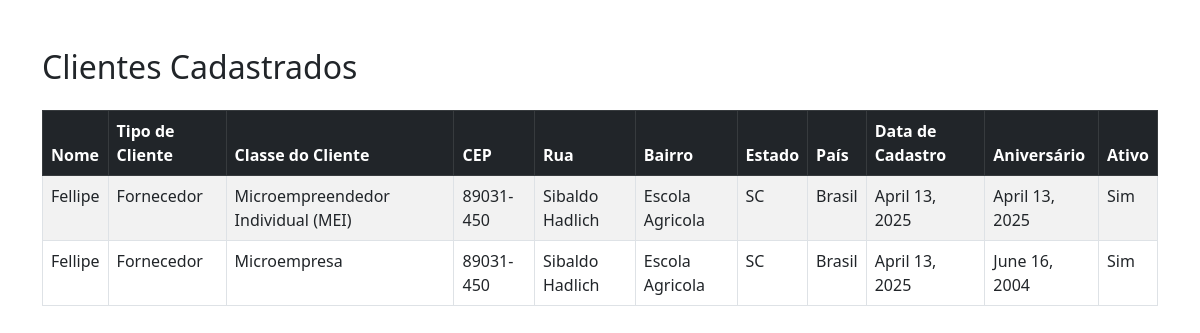
Page /Listar_Clientes/ on the committed database.
### Clientes/models.py (models this page shows)
class Cliente(models.Model):
    Nome = models.CharField(max_length=150)
    Tipo_Cliente = models.ForeignKey(Tipo_Cliente,on_delete=models.CASCADE, related_name="Tipo")
    Endereco_Cliente = models.ForeignKey(Endereco, on_delete=models.CASCADE, related_name="Endereco")
    Classe_Cliente = models.ForeignKey(Classe_Cliente,on_delete=models.CASCADE, related_name="Tipo")
    Data_Cadastro = models.DateField()
    Aniversario_Cliente = models.DateField()
    Ativo = models.BooleanField(default=True)

class Tipo_Cliente(models.Model):
    Descricao = models.CharField(max_length=255)

class Classe_Cliente(models.Model):
    Descricao = models.CharField(max_length=50)

class Endereco(models.Model):
    CEP = models.CharField(max_length=20)
    Rua = models.CharField(max_length=100)
    Bairro = models.CharField(max_length=100)
    Estado = models.CharField(max_length=100)
    Pais = models.CharField(max_length=100)

### Clientes/views.py (the view)
# urls.py: path('Listar_Clientes/', views.Listar_Clientes, name='Listar_Clientes'),
def Listar_Clientes(request):
    clientes = Cliente.objects.select_related(
        'Tipo_Cliente', 'Classe_Cliente', 'Endereco_Cliente'
    ).order_by('Nome')  # Ordena por nome, por exemplo
    return render(request, "Clientes/Listar_Clientes.html", {"clientes": clientes})

### Clientes/templates/Clientes/Listar_Clientes.html (shortened to what this page needs)
<!DOCTYPE html>
<html lang="pt-br">
<head>
    <link href="https://cdn.jsdelivr.net/npm/bootstrap@5.3.0/dist/css/bootstrap.min.css" rel="stylesheet">
</head>
<body class="container mt-5">
    <h2 class="mb-4">Clientes Cadastrados</h2>
    <table class="table table-striped table-bordered">
        <thead class="table-dark">
            <tr>
                <th>Nome</th>
                <th>Tipo de Cliente</th>
                <th>Classe do Cliente</th>
                <th>CEP</th>
                <th>Rua</th>
                <th>Bairro</th>
                <th>Estado</th>
                <th>País</th>
                <th>Data de Cadastro</th>
                <th>Aniversário</th>
                <th>Ativo</th>
            </tr>
        </thead>
        <tbody>
            {% for cliente in clientes %}
            <tr>
                <td>{{ cliente.Nome }}</td>
                <td>{{ cliente.Tipo_Cliente.Descricao }}</td>
                <td>{{ cliente.Classe_Cliente.Descricao }}</td>
                <td>{{ cliente.Endereco_Cliente.CEP }}</td>
                <td>{{ cliente.Endereco_Cliente.Rua }}</td>
                <td>{{ cliente.Endereco_Cliente.Bairro }}</td>
                <td>{{ cliente.Endereco_Cliente.Estado }}</td>
                <td>{{ cliente.Endereco_Cliente.Pais }}</td>
                <td>{{ cliente.Data_Cadastro }}</td>
                <td>{{ cliente.Aniversario_Cliente }}</td>
                <td>{{ cliente.Ativo|yesno:"Sim,Não" }}</td>
            </tr>
            {% empty %}
            <tr>
                <td colspan="11" class="text-center">Nenhum cliente cadastrado.</td>
            </tr>
            {% endfor %}
        </tbody>
    </table>
</body>
</html>

### rows in the picture
Cliente: Nome "Fellipe", Tipo_Cliente.Descricao "Fornecedor", Classe_Cliente.Descricao "Microempreendedor Individual (MEI)", Endereco_Cliente.CEP "89031-450", Endereco_Cliente.Rua "Sibaldo Hadlich", Endereco_Cliente.Bairro "Escola Agricola", Endereco_Cliente.Estado "SC", Endereco_Cliente.Pais "Brasil", Data_Cadastro "April 13, 2025", Aniversario_Cliente "April 13, 2025", Ativo "Sim"
Cliente: Nome "Fellipe", Tipo_Cliente.Descricao "Fornecedor", Classe_Cliente.Descricao "Microempresa", Endereco_Cliente.CEP "89031-450", Endereco_Cliente.Rua "Sibaldo Hadlich", Endereco_Cliente.Bairro "Escola Agricola", Endereco_Cliente.Estado "SC", Endereco_Cliente.Pais "Brasil", Data_Cadastro "April 13, 2025", Aniversario_Cliente "June 16, 2004", Ativo "Sim"
